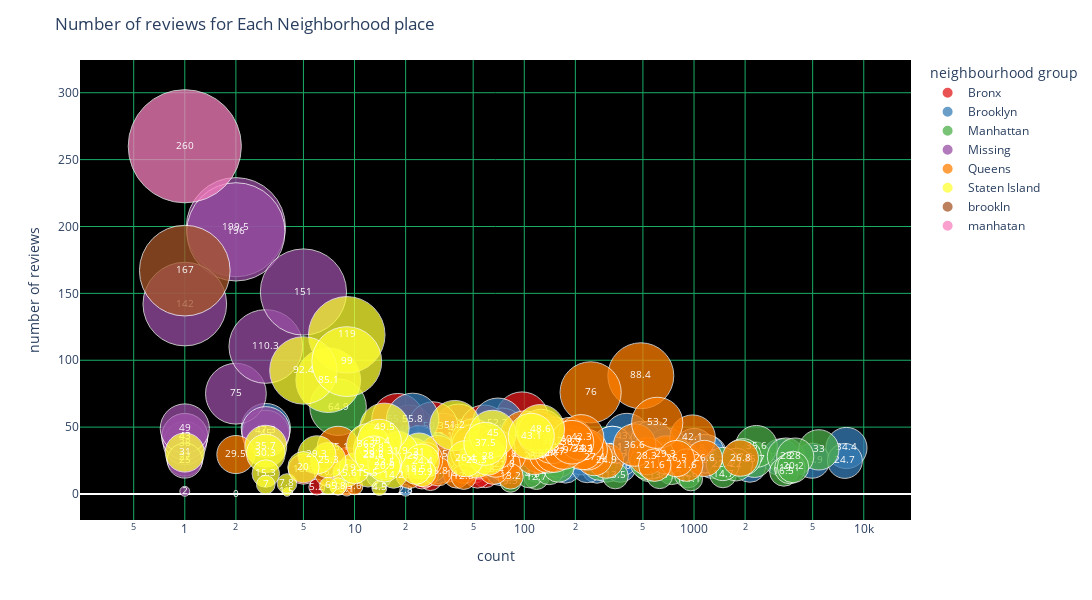

Notebook source saved alongside this figure:
### Code cell
fig = px.scatter(locations_data, x="count", y="number of reviews",
	         size="number of reviews", color="neighbourhood group",text='number of reviews',
                 hover_name="neighbourhood", log_x=True, size_max=80,opacity=.75,color_discrete_sequence=px.colors.qualitative.Set1)
fig.update_traces(textfont=dict(size=10,color='White'))
fig.update_layout(title='Number of reviews for Each Neighborhood place',autosize=False,yaxis=dict(
        showgrid=True,gridcolor='rgb(26, 173, 102)'),xaxis=dict(
        showgrid=True,gridcolor='rgb(26, 173, 102)'),
    width=1400,
    height=600,plot_bgcolor='black')
fig.show()

### Figure 1 — Plotly figure (JSON) as saved in the notebook; plotly's stock layout.template omitted (floating-point values rounded to 4 significant figures)
{"data": [{"hovertemplate": "<b>%{hovertext}</b><br><br>neighbourhood group=Bronx<br>count=%{x}<br>number of reviews=%{text}<extra></extra>", "hovertext": ["Allerton", "Baychester", "Belmont", "Bronxdale", "Castle Hill", "City Island", "Claremont Village", "Clason Point", "Co-op City", "Concourse", "Concourse Village", "East Morrisania", "Eastchester", "Edenwald", "Fieldston", "Fordham", "Highbridge", "Hunts Point", "Kingsbridge", "Longwood", "Melrose", "Morris Heights", "Morris Park", "Morrisania", "Mott Haven", "Mount Eden", "Mount Hope", "North Riverdale", "Norwood", "Olinville", "Parkchester", "Pelham Bay", "Pelham Gardens", "Port Morris", "Riverdale", "Schuylerville", "Soundview", "Spuyten Duyvil", "Throgs Neck", "Tremont", "Unionport", "University Heights", "Van Nest", "Wakefield", "West Farms", "Westchester Square", "Williamsbridge", "Woodlawn"], "legendgroup": "Bronx", "marker": {"color": "rgb(228,26,28)", "opacity": 0.75, "size": [56.6, 39.2, 19.2, 32, 27.6, 48.9, 14.8, 19.6, 18.6, 44, 25.4, 48.3, 11.5, 20.5, 13.3, 22.9, 44.9, 14.3, 25, 31.3, 26.7, 22.7, 22.1, 19.7, 40.8, 55.6, 24.1, 19.4, 18.6, 21, 35, 33.8, 46.4, 27, 31.9, 40.1, 43.1, 22.3, 48.3, 25.1, 26.3, 35.3, 29.4, 34.1, 5.2, 24.3, 33.4, 50.3], "sizemode": "area", "sizeref": 0.04063, "symbol": "circle"}, "mode": "markers+text", "name": "Bronx", "orientation": "v", "showlegend": true, "text": [56.6, 39.2, 19.2, 32, 27.6, 48.9, 14.8, 19.6, 18.6, 44, 25.4, 48.3, 11.5, 20.5, 13.3, 22.9, 44.9, 14.3, 25, 31.3, 26.7, 22.7, 22.1, 19.7, 40.8, 55.6, 24.1, 19.4, 18.6, 21, 35, 33.8, 46.4, 27, 31.9, 40.1, 43.1, 22.3, 48.3, 25.1, 26.3, 35.3, 29.4, 34.1, 5.2, 24.3, 33.4, 50.3], "textfont": {"color": "White", "size": 10}, "type": "scatter", "x": [97, 29, 45, 48, 22, 41, 59, 50, 5, 123, 76, 21, 28, 35, 25, 153, 63, 53, 165, 135, 23, 46, 45, 44, 149, 18, 54, 28, 76, 22, 99, 44, 74, 99, 19, 47, 33, 9, 58, 31, 22, 54, 26, 157, 6, 23, 96, 29], "xaxis": "x", "y": [56.6, 39.2, 19.2, 32, 27.6, 48.9, 14.8, 19.6, 18.6, 44, 25.4, 48.3, 11.5, 20.5, 13.3, 22.9, 44.9, 14.3, 25, 31.3, 26.7, 22.7, 22.1, 19.7, 40.8, 55.6, 24.1, 19.4, 18.6, 21, 35, 33.8, 46.4, 27, 31.9, 40.1, 43.1, 22.3, 48.3, 25.1, 26.3, 35.3, 29.4, 34.1, 5.2, 24.3, 33.4, 50.3], "yaxis": "y"}, {"hovertemplate": "<b>%{hovertext}</b><br><br>neighbourhood group=Brooklyn<br>count=%{x}<br>number of reviews=%{text}<extra></extra>", "hovertext": ["Bath Beach", "Bay Ridge", "Bedford-Stuyvesant", "Bensonhurst", "Bergen Beach", "Boerum Hill", "Borough Park", "Brighton Beach", "Brooklyn Heights", "Brownsville", "Bushwick", "Canarsie", "Carroll Gardens", "Clinton Hill", "Cobble Hill", "Columbia St", "Coney Island", "Crown Heights", "Cypress Hills", "DUMBO", "Downtown Brooklyn", "Dyker Heights", "East Flatbush", "East New York", "Flatbush", "Flatlands", "Fort Greene", "Fort Hamilton", "Gerritsen Beach", "Gowanus", "Gravesend", "Greenpoint", "Kensington", "Manhattan Beach", "Midwood", "Mill Basin", "Missing", "Navy Yard", "Park Slope", "Prospect Heights", "Prospect-Lefferts Gardens", "Red Hook", "Sea Gate", "Sheepshead Bay", "South Slope", "Sunset Park", "Vinegar Hill", "Williamsburg", "Windsor Terrace"], "legendgroup": "Brooklyn", "marker": {"color": "rgb(55,126,184)", "opacity": 0.75, "size": [33.9, 31.4, 34.4, 32.2, 31.3, 30.1, 19.7, 22.5, 20.8, 33.8, 24.9, 43.1, 33, 28.9, 34.1, 22.3, 36, 27.5, 35.1, 52.7, 19.8, 35.4, 29.5, 35.9, 24.7, 28.2, 25.4, 20.6, 49.3, 38, 26.2, 20.7, 20.6, 55.8, 20.2, 14.3, 11.6, 19.2, 33.8, 34, 30.2, 36.2, 2.8, 27, 38.6, 25.2, 17.2, 24.7, 35.1], "sizemode": "area", "sizeref": 0.04063, "symbol": "circle"}, "mode": "markers+text", "name": "Brooklyn", "orientation": "v", "showlegend": true, "text": [33.9, 31.4, 34.4, 32.2, 31.3, 30.1, 19.7, 22.5, 20.8, 33.8, 24.9, 43.1, 33, 28.9, 34.1, 22.3, 36, 27.5, 35.1, 52.7, 19.8, 35.4, 29.5, 35.9, 24.7, 28.2, 25.4, 20.6, 49.3, 38, 26.2, 20.7, 20.6, 55.8, 20.2, 14.3, 11.6, 19.2, 33.8, 34, 30.2, 36.2, 2.8, 27, 38.6, 25.2, 17.2, 24.7, 35.1], "textfont": {"color": "White", "size": 10}, "type": "scatter", "x": [48, 302, 7907, 157, 30, 358, 268, 168, 307, 154, 4962, 402, 477, 1138, 197, 88, 50, 3242, 331, 70, 175, 24, 1202, 604, 1287, 217, 946, 120, 3, 486, 143, 2134, 368, 22, 235, 14, 8, 31, 1002, 697, 1163, 178, 20, 369, 566, 864, 72, 7742, 330], "xaxis": "x", "y": [33.9, 31.4, 34.4, 32.2, 31.3, 30.1, 19.7, 22.5, 20.8, 33.8, 24.9, 43.1, 33, 28.9, 34.1, 22.3, 36, 27.5, 35.1, 52.7, 19.8, 35.4, 29.5, 35.9, 24.7, 28.2, 25.4, 20.6, 49.3, 38, 26.2, 20.7, 20.6, 55.8, 20.2, 14.3, 11.6, 19.2, 33.8, 34, 30.2, 36.2, 2.8, 27, 38.6, 25.2, 17.2, 24.7, 35.1], "yaxis": "y"}, {"hovertemplate": "<b>%{hovertext}</b><br><br>neighbourhood group=Manhattan<br>count=%{x}<br>number of reviews=%{text}<extra></extra>", "hovertext": ["Battery Park City", "Chelsea", "Chinatown", "Civic Center", "East Harlem", "East Village", "Financial District", "Flatiron District", "Gramercy", "Greenwich Village", "Harlem", "Hell's Kitchen", "Inwood", "Kips Bay", "Little Italy", "Lower East Side", "Marble Hill", "Midtown", "Missing", "Morningside Heights", "Murray Hill", "NoHo", "Nolita", "Roosevelt Island", "SoHo", "Stuyvesant Town", "Theater District", "Tribeca", "Two Bridges", "Upper East Side", "Upper West Side", "Washington Heights", "West Village"], "legendgroup": "Manhattan", "marker": {"color": "rgb(77,175,74)", "opacity": 0.75, "size": [12.7, 25.7, 27.7, 14.6, 35.6, 28, 14.7, 25.6, 23.4, 18.2, 33, 28, 21.2, 14.6, 22.7, 27.6, 20.2, 16.5, 64.9, 13.7, 11.1, 18.1, 23.7, 20.7, 28.2, 9.3, 24.1, 13.5, 33.7, 19.1, 20.2, 22, 22.4], "sizemode": "area", "sizeref": 0.04063, "symbol": "circle"}, "mode": "markers+text", "name": "Manhattan", "orientation": "v", "showlegend": true, "text": [12.7, 25.7, 27.7, 14.6, 35.6, 28, 14.7, 25.6, 23.4, 18.2, 33, 28, 21.2, 14.6, 22.7, 27.6, 20.2, 16.5, 64.9, 13.7, 11.1, 18.1, 23.7, 20.7, 28.2, 9.3, 24.1, 13.5, 33.7, 19.1, 20.2, 22, 22.4], "textfont": {"color": "White", "size": 10}, "type": "scatter", "x": [118, 2268, 787, 107, 2330, 3477, 1482, 158, 691, 739, 5433, 3948, 547, 919, 278, 1941, 28, 3384, 8, 627, 958, 140, 529, 159, 683, 83, 565, 344, 132, 3667, 3833, 1772, 1478], "xaxis": "x", "y": [12.7, 25.7, 27.7, 14.6, 35.6, 28, 14.7, 25.6, 23.4, 18.2, 33, 28, 21.2, 14.6, 22.7, 27.6, 20.2, 16.5, 64.9, 13.7, 11.1, 18.1, 23.7, 20.7, 28.2, 9.3, 24.1, 13.5, 33.7, 19.1, 20.2, 22, 22.4], "yaxis": "y"}, {"hovertemplate": "<b>%{hovertext}</b><br><br>neighbourhood group=Missing<br>count=%{x}<br>number of reviews=%{text}<extra></extra>", "hovertext": ["Bedford-Stuyvesant", "Bushwick", "Chinatown", "Clinton Hill", "East Harlem", "East Village", "Eastchester", "Harlem", "Prospect Heights", "Queens Village", "Upper East Side", "Upper West Side", "Washington Heights", "Williamsburg", "Woodside"], "legendgroup": "Missing", "marker": {"color": "rgb(152,78,163)", "opacity": 0.75, "size": [27, 45, 43, 199.5, 75, 110.3, 38, 47.3, 196, 43, 142, 2, 49, 151, 25], "sizemode": "area", "sizeref": 0.04063, "symbol": "circle"}, "mode": "markers+text", "name": "Missing", "orientation": "v", "showlegend": true, "text": [27, 45, 43, 199.5, 75, 110.3, 38, 47.3, 196, 43, 142, 2, 49, 151, 25], "textfont": {"color": "White", "size": 10}, "type": "scatter", "x": [1, 3, 1, 2, 2, 3, 1, 3, 2, 1, 1, 1, 1, 5, 1], "xaxis": "x", "y": [27, 45, 43, 199.5, 75, 110.3, 38, 47.3, 196, 43, 142, 2, 49, 151, 25], "yaxis": "y"}, {"hovertemplate": "<b>%{hovertext}</b><br><br>neighbourhood group=Queens<br>count=%{x}<br>number of reviews=%{text}<extra></extra>", "hovertext": ["Arverne", "Astoria", "Bay Terrace", "Bayside", "Bayswater", "Belle Harbor", "Bellerose", "Breezy Point", "Briarwood", "Cambria Heights", "College Point", "Corona", "Ditmars Steinway", "Douglaston", "East Elmhurst", "Edgemere", "Elmhurst", "Far Rockaway", "Flushing", "Forest Hills", "Fresh Meadows", "Glen Oaks", "Glendale", "Hollis", "Holliswood", "Howard Beach", "Jackson Heights", "Jamaica", "Jamaica Estates", "Jamaica Hills", "Kew Gardens", "Kew Gardens Hills", "Laurelton", "Little Neck", "Long Island City", "Maspeth", "Middle Village", "Neponsit", "Ozone Park", "Queens Village", "Rego Park", "Richmond Hill", "Ridgewood", "Rockaway Beach", "Rosedale", "South Ozone Park", "Springfield Gardens", "St. Albans", "Sunnyside", "Whitestone", "Woodhaven", "Woodside"], "legendgroup": "Queens", "marker": {"color": "rgb(255,127,0)", "opacity": 0.75, "size": [34.1, 26.8, 35.1, 30.2, 14.3, 29.5, 15.2, 3.1, 28.4, 29.8, 31.1, 32.9, 29.3, 24.1, 88.4, 16.8, 28.3, 21.8, 42.1, 24.9, 44.6, 29.5, 30.1, 12.8, 5.6, 39.6, 36.6, 53.2, 36.2, 13.9, 13.2, 18.4, 25.9, 5, 26.6, 27.4, 33.3, 16.4, 30.7, 39.2, 33, 33.2, 21.6, 40.6, 33.7, 45.6, 76, 42.3, 26.5, 25.5, 38.7, 21.6], "sizemode": "area", "sizeref": 0.04063, "symbol": "circle"}, "mode": "markers+text", "name": "Queens", "orientation": "v", "showlegend": true, "text": [34.1, 26.8, 35.1, 30.2, 14.3, 29.5, 15.2, 3.1, 28.4, 29.8, 31.1, 32.9, 29.3, 24.1, 88.4, 16.8, 28.3, 21.8, 42.1, 24.9, 44.6, 29.5, 30.1, 12.8, 5.6, 39.6, 36.6, 53.2, 36.2, 13.9, 13.2, 18.4, 25.9, 5, 26.6, 27.4, 33.3, 16.4, 30.7, 39.2, 33, 33.2, 21.6, 40.6, 33.7, 45.6, 76, 42.3, 26.5, 25.5, 38.7, 21.6], "textfont": {"color": "White", "size": 10}, "type": "scatter", "x": [223, 1874, 8, 123, 40, 31, 26, 9, 115, 79, 48, 160, 683, 22, 486, 31, 528, 76, 981, 303, 100, 2, 139, 44, 10, 50, 447, 607, 50, 21, 83, 66, 68, 8, 1150, 258, 67, 7, 150, 146, 235, 221, 906, 187, 171, 126, 246, 216, 787, 26, 191, 587], "xaxis": "x", "y": [34.1, 26.8, 35.1, 30.2, 14.3, 29.5, 15.2, 3.1, 28.4, 29.8, 31.1, 32.9, 29.3, 24.1, 88.4, 16.8, 28.3, 21.8, 42.1, 24.9, 44.6, 29.5, 30.1, 12.8, 5.6, 39.6, 36.6, 53.2, 36.2, 13.9, 13.2, 18.4, 25.9, 5, 26.6, 27.4, 33.3, 16.4, 30.7, 39.2, 33, 33.2, 21.6, 40.6, 33.7, 45.6, 76, 42.3, 26.5, 25.5, 38.7, 21.6], "yaxis": "y"}, {"hovertemplate": "<b>%{hovertext}</b><br><br>neighbourhood group=Staten Island<br>count=%{x}<br>number of reviews=%{text}<extra></extra>", "hovertext": ["Arden Heights", "Arrochar", "Bay Terrace, Staten Island", "Bull's Head", "Castleton Corners", "Chelsea, Staten Island", "Clifton", "Concord", "Dongan Hills", "Eltingville", "Emerson Hill", "Fort Wadsworth", "Graniteville", "Grant City", "Great Kills", "Grymes Hill", "Howland Hook", "Huguenot", "Lighthouse Hill", "Mariners Harbor", "Midland Beach", "New Brighton", "New Dorp", "New Dorp Beach", "New Springville", "Oakwood", "Port Richmond", "Prince's Bay", "Randall Manor", "Richmondtown", "Rosebank", "Rossville", "Shore Acres", "Silver Lake", "South Beach", "St. George", "Stapleton", "Todt Hill", "Tompkinsville", "Tottenville", "West Brighton", "Westerleigh", "Willowbrook", "Woodrow"], "legendgroup": "Staten Island", "marker": {"color": "rgb(255,255,51)", "opacity": 0.75, "size": [15.6, 25.3, 1.5, 15.5, 33.8, 31, 51.2, 28, 28.5, 85.1, 19.2, 0, 25.3, 28, 31, 31.9, 29.3, 119, 35.7, 24.4, 14.2, 49.5, 7.8, 36.7, 23.5, 4.5, 15.9, 5.8, 26.4, 92.4, 39.4, 30.3, 18.5, 99, 20.9, 48.6, 45, 6, 43.1, 29.2, 37.5, 20, 15.3, 7], "sizemode": "area", "sizeref": 0.04063, "symbol": "circle"}, "mode": "markers+text", "name": "Staten Island", "orientation": "v", "showlegend": true, "text": [15.6, 25.3, 1.5, 15.5, 33.8, 31, 51.2, 28, 28.5, 85.1, 19.2, 0, 25.3, 28, 31, 31.9, 29.3, 119, 35.7, 24.4, 14.2, 49.5, 7.8, 36.7, 23.5, 4.5, 15.9, 5.8, 26.4, 92.4, 39.4, 30.3, 18.5, 99, 20.9, 48.6, 45, 6, 43.1, 29.2, 37.5, 20, 15.3, 7], "textfont": {"color": "White", "size": 10}, "type": "scatter", "x": [9, 52, 4, 12, 13, 1, 39, 61, 13, 7, 10, 2, 7, 22, 24, 18, 6, 9, 3, 25, 17, 15, 4, 12, 15, 14, 25, 8, 45, 5, 14, 3, 23, 9, 15, 124, 65, 7, 110, 13, 59, 5, 3, 3], "xaxis": "x", "y": [15.6, 25.3, 1.5, 15.5, 33.8, 31, 51.2, 28, 28.5, 85.1, 19.2, 0, 25.3, 28, 31, 31.9, 29.3, 119, 35.7, 24.4, 14.2, 49.5, 7.8, 36.7, 23.5, 4.5, 15.9, 5.8, 26.4, 92.4, 39.4, 30.3, 18.5, 99, 20.9, 48.6, 45, 6, 43.1, 29.2, 37.5, 20, 15.3, 7], "yaxis": "y"}, {"hovertemplate": "<b>%{hovertext}</b><br><br>neighbourhood group=brookln<br>count=%{x}<br>number of reviews=%{text}<extra></extra>", "hovertext": ["South Slope"], "legendgroup": "brookln", "marker": {"color": "rgb(166,86,40)", "opacity": 0.75, "size": [167], "sizemode": "area", "sizeref": 0.04063, "symbol": "circle"}, "mode": "markers+text", "name": "brookln", "orientation": "v", "showlegend": true, "text": [167], "textfont": {"color": "White", "size": 10}, "type": "scatter", "x": [1], "xaxis": "x", "y": [167], "yaxis": "y"}, {"hovertemplate": "<b>%{hovertext}</b><br><br>neighbourhood group=manhatan<br>count=%{x}<br>number of reviews=%{text}<extra></extra>", "hovertext": ["Chelsea"], "legendgroup": "manhatan", "marker": {"color": "rgb(247,129,191)", "opacity": 0.75, "size": [260], "sizemode": "area", "sizeref": 0.04063, "symbol": "circle"}, "mode": "markers+text", "name": "manhatan", "orientation": "v", "showlegend": true, "text": [260], "textfont": {"color": "White", "size": 10}, "type": "scatter", "x": [1], "xaxis": "x", "y": [260], "yaxis": "y"}], "layout": {"autosize": false, "height": 600, "legend": {"itemsizing": "constant", "title": {"text": "neighbourhood group"}, "tracegroupgap": 0}, "margin": {"t": 60}, "plot_bgcolor": "black", "title": {"text": "Number of reviews for Each Neighborhood place"}, "width": 1400, "xaxis": {"anchor": "y", "domain": [0, 1], "gridcolor": "rgb(26, 173, 102)", "showgrid": true, "title": {"text": "count"}, "type": "log"}, "yaxis": {"anchor": "x", "domain": [0, 1], "gridcolor": "rgb(26, 173, 102)", "showgrid": true, "title": {"text": "number of reviews"}}}}
